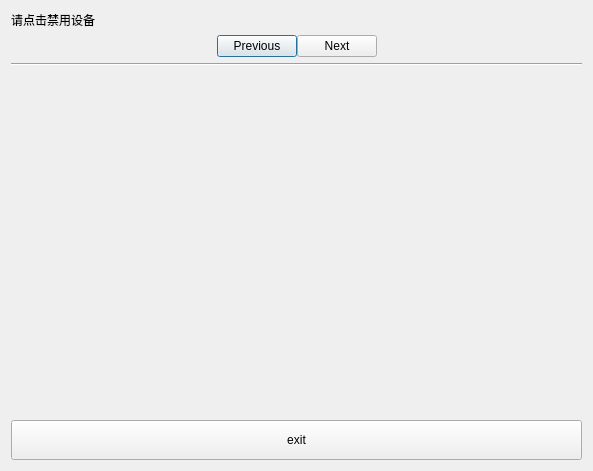
<?xml version="1.0" encoding="UTF-8"?>
<ui version="4.0">
 <class>ForbidDevDialog</class>
 <widget class="QDialog" name="ForbidDevDialog">
  <property name="geometry">
   <rect>
    <x>0</x>
    <y>0</y>
    <width>593</width>
    <height>471</height>
   </rect>
  </property>
  <property name="sizePolicy">
   <sizepolicy hsizetype="Fixed" vsizetype="Fixed">
    <horstretch>0</horstretch>
    <verstretch>0</verstretch>
   </sizepolicy>
  </property>
  <property name="windowTitle">
   <string>禁用设备列表</string>
  </property>
  <layout class="QVBoxLayout" name="verticalLayout">
   <item>
    <widget class="QLabel" name="tipsLabel">
     <property name="sizePolicy">
      <sizepolicy hsizetype="Preferred" vsizetype="Fixed">
       <horstretch>0</horstretch>
       <verstretch>0</verstretch>
      </sizepolicy>
     </property>
     <property name="text">
      <string>请点击禁用设备</string>
     </property>
    </widget>
   </item>
   <item>
    <layout class="QHBoxLayout" name="horizontalLayout">
     <property name="spacing">
      <number>0</number>
     </property>
     <item>
      <spacer name="horizontalSpacer">
       <property name="orientation">
        <enum>Qt::Horizontal</enum>
       </property>
       <property name="sizeHint" stdset="0">
        <size>
         <width>40</width>
         <height>20</height>
        </size>
       </property>
      </spacer>
     </item>
     <item>
      <widget class="QPushButton" name="previousPushButton">
       <property name="sizePolicy">
        <sizepolicy hsizetype="Minimum" vsizetype="Fixed">
         <horstretch>0</horstretch>
         <verstretch>0</verstretch>
        </sizepolicy>
       </property>
       <property name="text">
        <string>Previous</string>
       </property>
       <property name="checkable">
        <bool>true</bool>
       </property>
      </widget>
     </item>
     <item>
      <widget class="QPushButton" name="nextPushButton">
       <property name="sizePolicy">
        <sizepolicy hsizetype="Minimum" vsizetype="Fixed">
         <horstretch>0</horstretch>
         <verstretch>0</verstretch>
        </sizepolicy>
       </property>
       <property name="text">
        <string>Next</string>
       </property>
       <property name="checkable">
        <bool>true</bool>
       </property>
       <property name="checked">
        <bool>false</bool>
       </property>
      </widget>
     </item>
     <item>
      <spacer name="horizontalSpacer_2">
       <property name="orientation">
        <enum>Qt::Horizontal</enum>
       </property>
       <property name="sizeHint" stdset="0">
        <size>
         <width>40</width>
         <height>20</height>
        </size>
       </property>
      </spacer>
     </item>
    </layout>
   </item>
   <item>
    <widget class="Line" name="line">
     <property name="orientation">
      <enum>Qt::Horizontal</enum>
     </property>
    </widget>
   </item>
   <item>
    <widget class="QFrame" name="forbidDevFrame">
     <property name="sizePolicy">
      <sizepolicy hsizetype="Preferred" vsizetype="Expanding">
       <horstretch>0</horstretch>
       <verstretch>0</verstretch>
      </sizepolicy>
     </property>
    </widget>
   </item>
   <item>
    <widget class="QPushButton" name="pushButton">
     <property name="sizePolicy">
      <sizepolicy hsizetype="Minimum" vsizetype="Preferred">
       <horstretch>0</horstretch>
       <verstretch>0</verstretch>
      </sizepolicy>
     </property>
     <property name="minimumSize">
      <size>
       <width>0</width>
       <height>40</height>
      </size>
     </property>
     <property name="text">
      <string>exit</string>
     </property>
    </widget>
   </item>
  </layout>
 </widget>
 <resources/>
 <connections>
  <connection>
   <sender>pushButton</sender>
   <signal>clicked()</signal>
   <receiver>ForbidDevDialog</receiver>
   <slot>close()</slot>
   <hints>
    <hint type="sourcelabel">
     <x>340</x>
     <y>452</y>
    </hint>
    <hint type="destinationlabel">
     <x>495</x>
     <y>479</y>
    </hint>
   </hints>
  </connection>
 </connections>
</ui>
